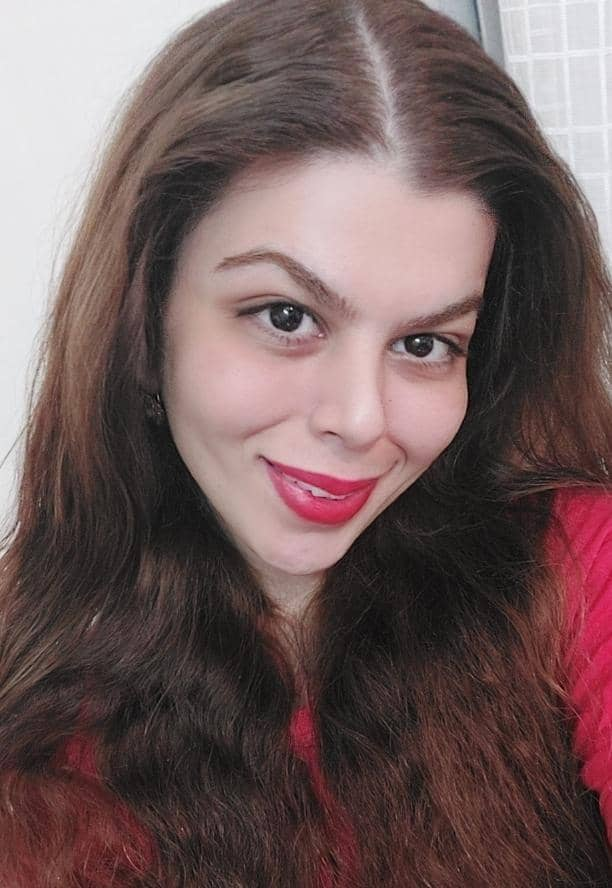
#> input picture butterfly.jpg, 612 x 888 px
$ jupyter execute --allow-errors 'face detection.ipynb'   (shell and % lines are left out)
#> lines starting #> are read from the running program, lines starting #| are printed output that depends on the picture
# face detection

[cell 1]
import cv2
import numpy as np
import matplotlib.pyplot as plt

[cell 2]
img = cv2.imread('butterfly.jpg')
#> img is the input picture: shape (888, 612, 3); mean B, G, R 90.9, 91.4, 112.9
img = cv2.cvtColor(img, cv2.COLOR_BGR2RGB)

img1= cv2.imread('beatriz.jpg')
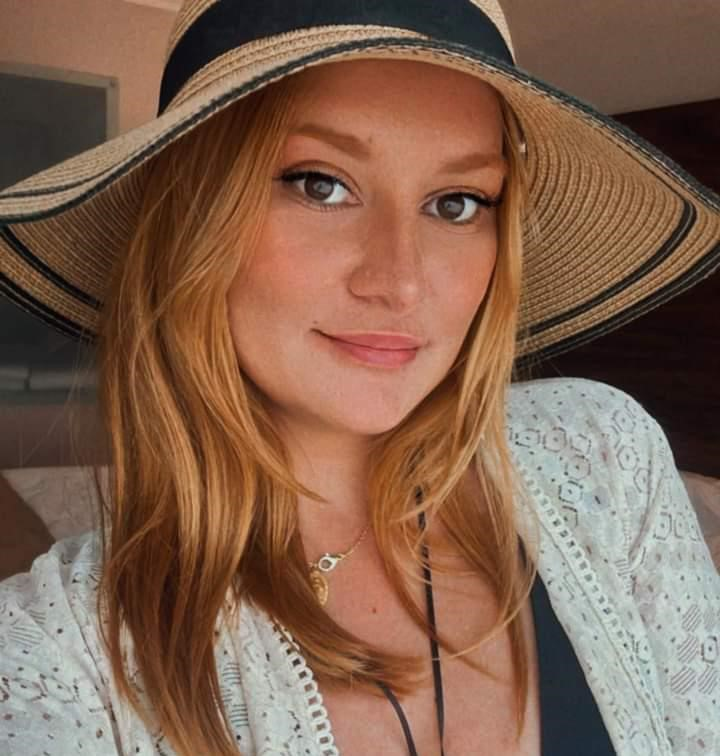
#> input picture beatriz.jpg, 720 x 756 px
#> img1 is the input picture: shape (756, 720, 3); mean B, G, R 79.4, 98.2, 130
img1 = cv2.cvtColor(img1, cv2.COLOR_BGR2RGB)

group= cv2.imread('group1.jpg')
#> (the rest of this cell did not finish here and is left out)

[cell 3]
plt.imshow(img)

[cell 4]
plt.imshow(img1)

#> (a cell that did not finish here is left out)

[cell 6]
# this has around 6 features of face and we are going to pass to this to our image to see if those features are in our image
# and whether it is able to detect the face or not
face_cascade = cv2.CascadeClassifier('C:/Users/amirs/Anaconda3/pkgs/libopencv-4.7.0-py311h787696b_6/Library/etc/haarcascades/haarcascade_frontalface_default.xml')

[cell 7]
def face_detection(img):
    face_img = img.copy()
    face_rects = face_cascade.detectMultiScale(face_img)
#> face_rects = [[142, 173, 404, 404]]
    for (x,y,w,h) in face_rects:
        cv2.rectangle(face_img,(x,y), (x+w, y+h), (0,255,0),10)
#> this loop made 1 pass
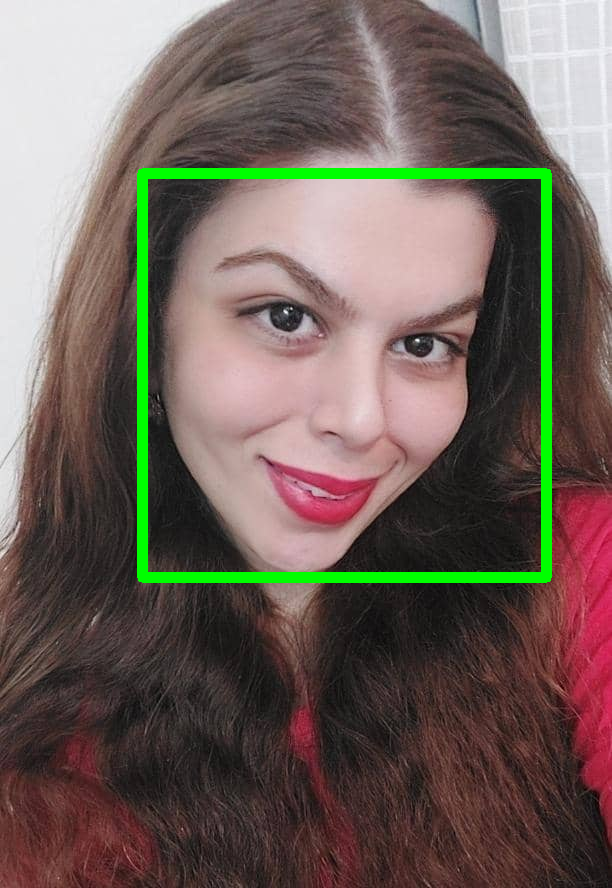
#> face_img: shape (888, 612, 3); mean R, G, B 110.5, 97.7, 89
    return face_img

[cell 8]
result1 = face_detection(img)
plt.imshow(result1)

[cell 9]
result2 = face_detection(img1)
#> in face_detection (call 2), `face_rects = face_cascade.detectMultiScale(face_img)`: face_rects = [[590, 544, 45, 45], [475, 416, 65, 65], [257, 461, 90, 90], [284, 463, 84, 84], [358, 461, 96, 96], [188, 620, 131, 131], [237, 90, 298, 298]]
#> the loop in face_detection (call 2), `for (x,y,w,h) in face_rects:` made 7 passes
#> after the loop in face_detection (call 2), `for (x,y,w,h) in face_rects:`:
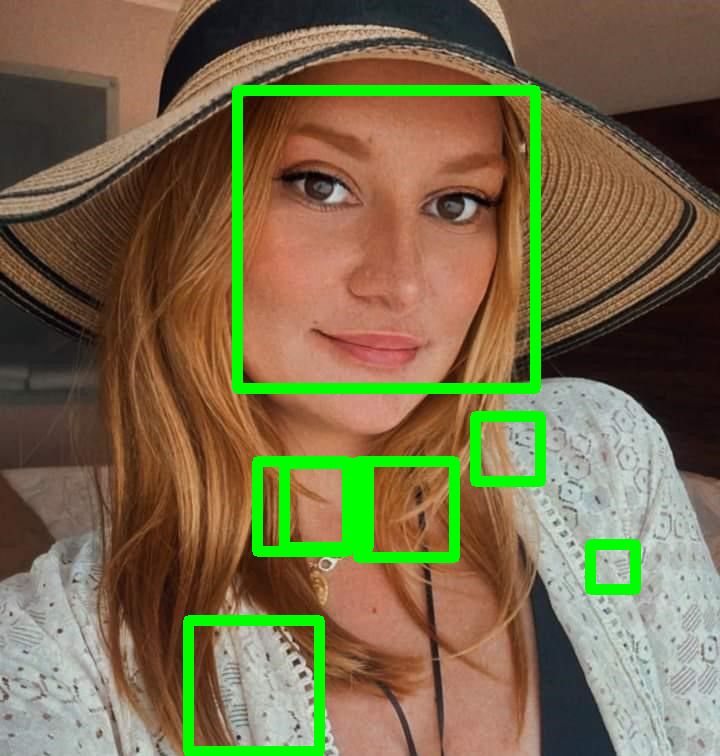
#> face_img: shape (756, 720, 3); mean R, G, B 121.1, 107.7, 74.6
plt.imshow(result2)

#> (a cell that did not finish here is left out)

[cell 11]
def advanced_face_detection(img):
    face_img = img.copy()
    face_rects = face_cascade.detectMultiScale(face_img, scaleFactor=1.2, minNeighbors=5)
#> face_rects = [[246, 101, 285, 285]]
    for (x,y,w,h) in face_rects:
        cv2.rectangle(face_img,(x,y), (x+w, y+h), (0,255,0),10)
#> this loop made 1 pass
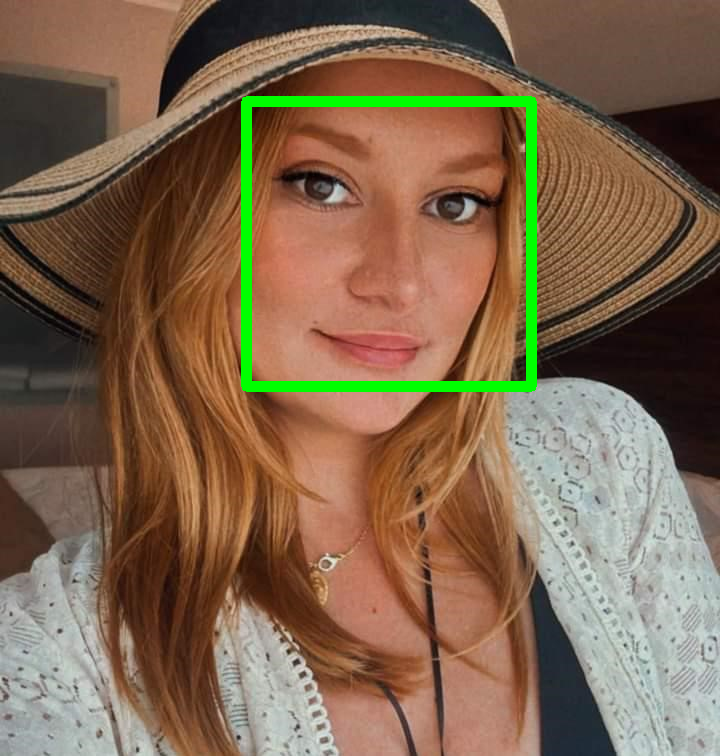
#> face_img: shape (756, 720, 3); mean R, G, B 126.8, 102.1, 78
    return face_img
